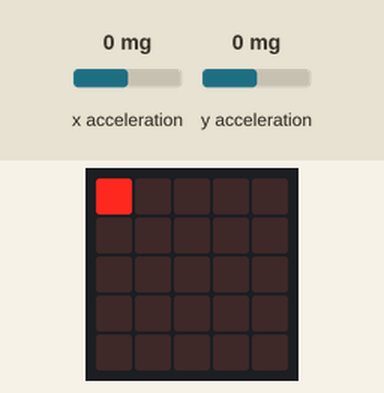
A program run on a simulated BBC micro:bit (MakeCode). Parts: the board's 5×5 LED display. The test bench sets the inputs (shaded band); at power-on: x acceleration 0 mg, y acceleration 0 mg.

Above: at 1.01 s.
1.3 s: x acceleration set to 134 mg
4.0 s: x acceleration set to 166 mg
At 4.45 s:
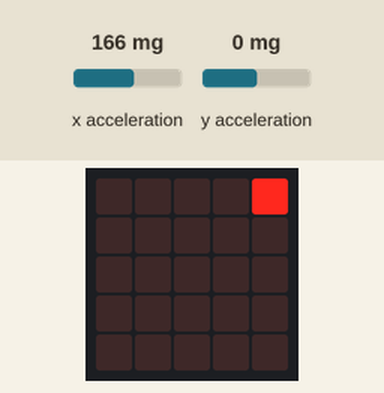
5.7 s: y acceleration set to 143 mg
7.2 s: y acceleration set to 158 mg
At 7.62 s:
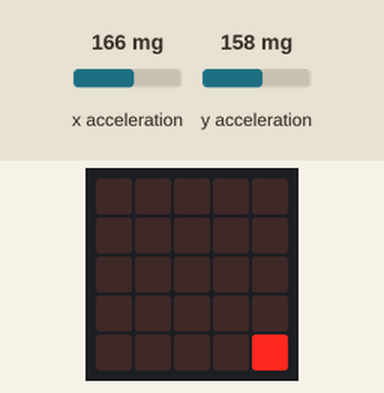
8.9 s: x acceleration set to -1440 mg
At 9.31 s:
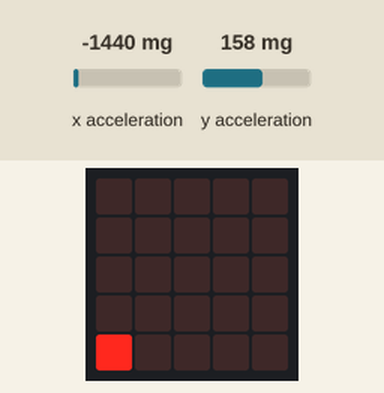
10.6 s: y acceleration set to -1440 mg
At 11.0 s:
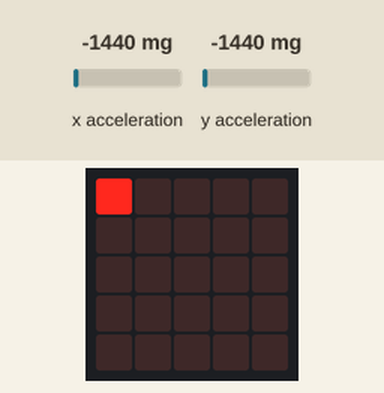

Measured:
- the behaviour switches between 150 and 151 mg on x acceleration (found by bisection; images 0 and 1)
- the behaviour switches between 150 and 151 mg on y acceleration (found by bisection; images 1 and 2)
- after the input at 4.0 s, the display: first differs from a run without the input after 0.08 s (image 1 shows a later state)
- after the input at 7.2 s, the display: first changes after 0.05 s (image 2 shows a later state)
- after the input at 8.9 s, the display: first changes at once (image 3 shows a later state)
- after the input at 10.6 s, the display: first changes at once (image 4 shows a later state)

The program:

main.ts
```typescript
let accY = 0
let accX = 0
let x = 1
let y = 1
basic.forever(function () {
    led.plot(x, y)
    basic.pause(50)
    led.unplot(x, y)
    accX = input.acceleration(Dimension.X)
    accY = input.acceleration(Dimension.Y)
    if (accX <= 150 && x > 0) {
        x = x - 1
    } else if (accX > 150 && x < 4) {
        x = x + 1
    } else if (accY <= 150 && y > 0) {
        y = y - 1
    } else if (accY > 150 && y < 4) {
        y = y + 1
    }
})
```

test.ts
```typescript
// aquí va el archivo "tests"; esto no se compilará cuando este paquete se utilice como una extensión.
```
